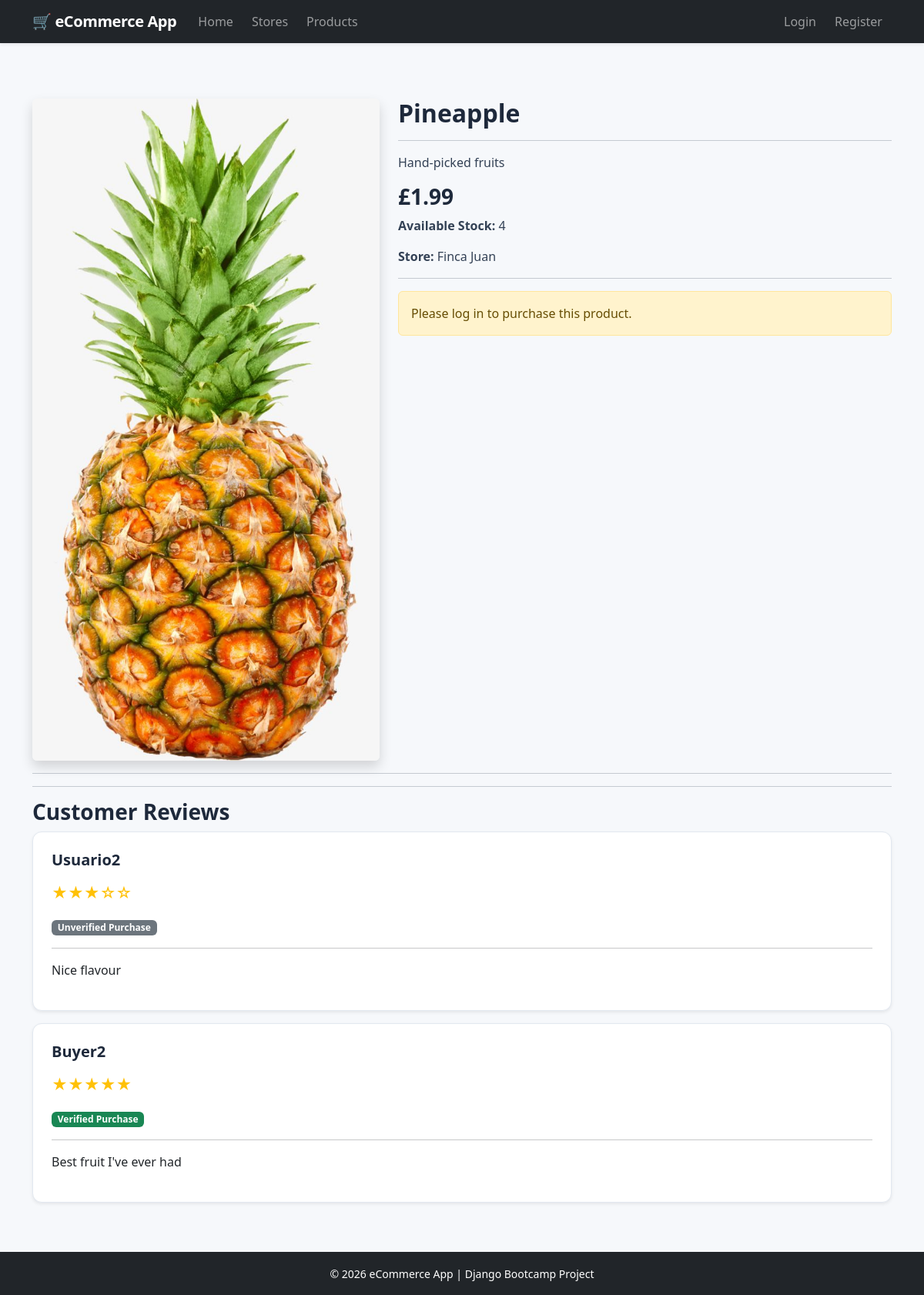
The app's page /products/2/view/, older data.
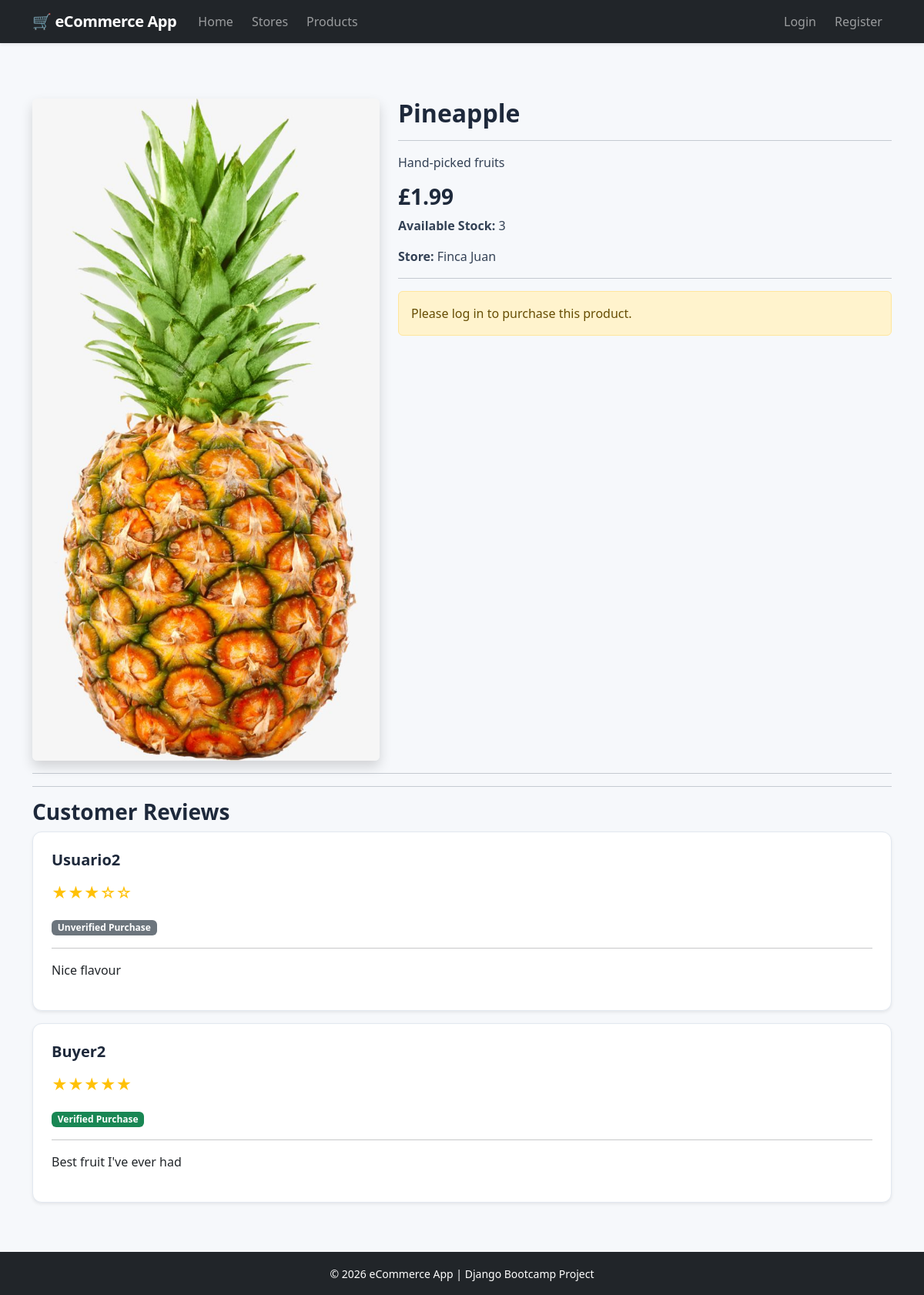
The same page, newer data.
### Store/models.py (models this page shows, shortened)
class Product(models.Model):
    store = models.ForeignKey(
        Store,
        on_delete=models.CASCADE,
        related_name="products",
    )
    name = models.CharField(
        max_length=100
    )
    description = models.TextField(
        blank=True
    )
    price = models.DecimalField(
        max_digits=10,
        decimal_places=2,
    )
    stock = models.PositiveIntegerField(
        default=0
    )
    image = models.ImageField(
        upload_to="products/",
        blank=True,
        null=True,
    )
    available = models.BooleanField(
        default=True
    )
    created_at = models.DateTimeField(
        auto_now_add=True
    )
    updated_at = models.DateTimeField(
        auto_now=True
    )
    class Meta:
        ordering = ["name"]

class Store(models.Model):
    owner = models.ForeignKey(
        User,
        on_delete=models.CASCADE,
        related_name="stores"
    )
    name = models.CharField(max_length=100)
    description = models.TextField(blank=True)
    created_at = models.DateTimeField(auto_now_add=True)

### Store/views.py (the view)
# urls.py: path("products/<int:pk>/view/", views.public_product_detail, name="public_product_detail"),
def public_product_detail(request, pk):
    product = get_object_or_404(
        Product,
        pk=pk,
        available=True,
    )
    reviews = product.reviews.all()
    existing_review = None
    if request.user.is_authenticated:
            existing_review = Review.objects.filter(
                reviewer=request.user,
                product=product,
            ).first()
    return render(
        request,
        "buyer/product_detail.html",
        {
            "product": product,
            "reviews": reviews,
            "existing_review": existing_review,
        },
    )

### Store/models.py (called while the page is built)
    @property
    def stars(self):
        return "★" * self.rating + "☆" * (5 - self.rating)

### templates/buyer/product_detail.html (shortened to what this page needs)
{% extends "base.html" %}
{% block content %}
<div class="row">
    <div class="col-md-5">
        {% if product.image %}
            <img
                src="{{ product.image.url }}"
                class="img-fluid rounded shadow"
                alt="{{ product.name }}">
        {% else %}
            <div class="alert alert-secondary">
                No image available.
            </div>
        {% endif %}
    </div>
    <div class="col-md-7">
        <h2>{{ product.name }}</h2>
        <hr>
        <p>{{ product.description }}</p>
        <h3>£{{ product.price }}</h3>
        <p>
            <strong>Available Stock:</strong>
            {{ product.stock }}
        </p>
        <p>
            <strong>Store:</strong>
            {{ product.store.name }}
        </p>
        <hr>
        {% if user.is_authenticated %}
            {% if user.groups.all.0.name == "Buyer" %}
                {% if product.stock > 0 %}
                    <a
                        href="{% url 'add_to_cart' product.id %}"
                        class="btn btn-success">
                        Add to Cart
                    </a>
                {% else %}
                    <div class="alert alert-danger">
                        Out of Stock
                    </div>
                {% endif %}
            {% else %}
                <div class="alert alert-warning">
                    Only buyers can purchase products.
                </div>
            {% endif %}
        {% else %}
            <div class="alert alert-warning">
                Please log in to purchase this product.
            </div>
        {% endif %}
    </div>
</div>
<hr>
<hr>
<h3>Customer Reviews</h3>
{% for review in reviews %}
<div class="card mb-3 shadow-sm">
    <div class="card-body">
        <h5>
            {{ review.reviewer.username }}
        </h5>
        <p>
            <div class="mb-2">
                <span class="fs-5 text-warning">
                    {{ review.stars }}
                </span>
            </div>
        </p>
        {% if review.verified %}
            <span class="badge bg-success">
                Verified Purchase
            </span>
        {% else %}
            <span class="badge bg-secondary">
                Unverified Purchase
            </span>
        {% endif %}
        <hr>
        <p>
            {{ review.comment }}
        </p>
    </div>
</div>
{% empty %}
<div class="alert alert-info">
    No reviews have been posted yet.
</div>
{% endfor %}
{% endblock %}

Row changes from the older to the newer data that the page shows:
changed Product "Pineapple": stock "4" → "3"
